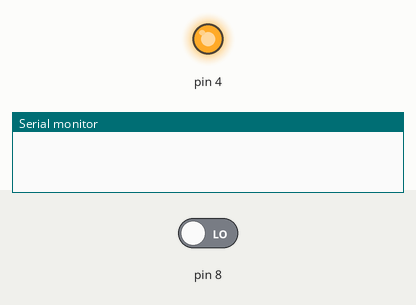
The sketch below on a simulated Arduino Uno, built with avr-gcc and run on an emulated ATmega328P. Shown: output pins drawn as LEDs (lit = HIGH), the last lines printed to the serial monitor. The test bench sets the inputs (shaded band); at power-on: pin 8 LOW.

Above: at 1.2 s.
1.3 s: pin 8 driven HIGH
At 1.6 s:
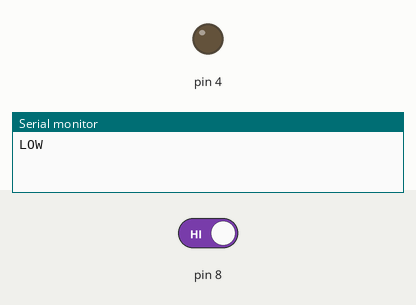
Timing chart, 0 to 4.3 s (numbered marks = the images above; inputs shaded):
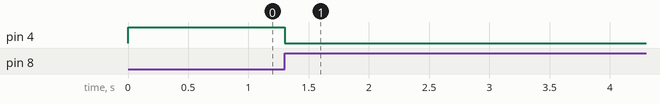

Measured:
- after the input at 1.3 s, pin 4: HIGH → LOW at once

The sketch:

pir_sensor_time.ino
```cpp
long x,y;
int signal=0;
int flag=0;
void setup(){
Serial.begin(9600);
pinMode(4,OUTPUT);
pinMode(8,INPUT);
}
void loop(){
signal=digitalRead(8);
if(signal==1){
  if((x+10000)<=millis() || flag==0){
   x=millis();
   y=x+15000;
  }

  if(flag==0){

   Serial.println("LOW");
   digitalWrite(4,LOW);
   flag=1;
}

}else{
 //  Serial.println("LOW");
 if(y<=millis()){
 digitalWrite(4,HIGH);
 flag=0;
 }
}
}
```
